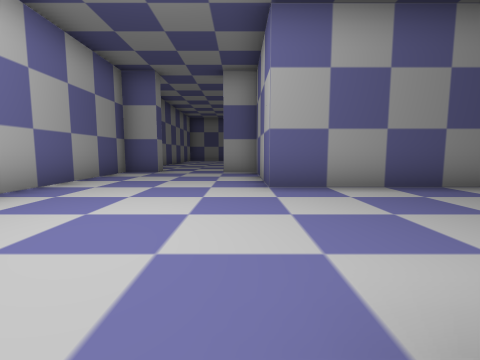
view 1 (above)

18 first-person views from a walk through a level from a Godot 3-D game. The camera is 1.2 m above the floor, tilts 6° down and sees 85° across. The floor is counted in squares, 2 m on a side. Each view is taken from the middle of a square. On the plan, view 1 faces up. The plan holds only what a view shows up to about 9 squares ahead; the rest is blank. Characters and animated objects are left out.

view 2
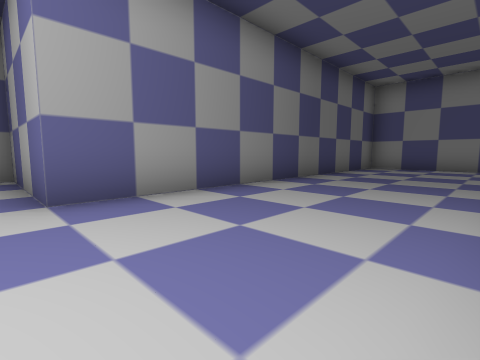

view 3
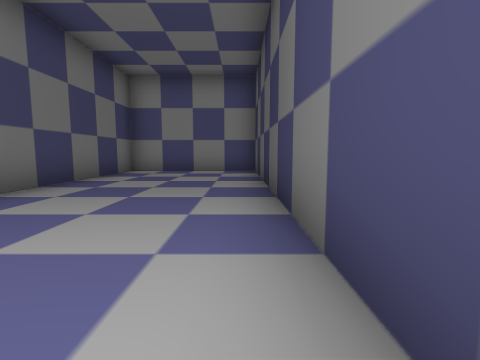

view 4
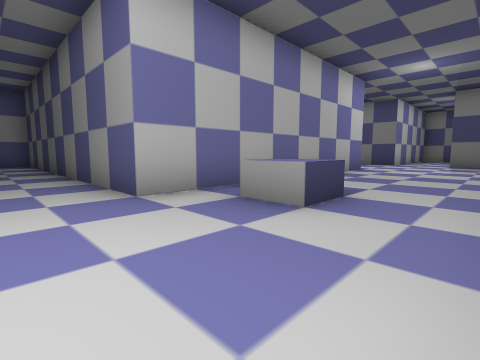

view 5
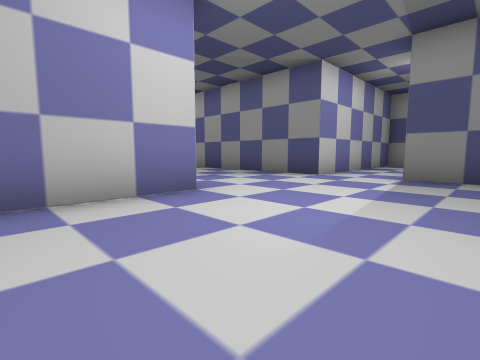

view 6
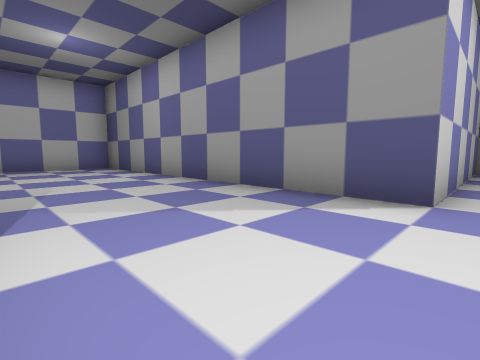

view 7
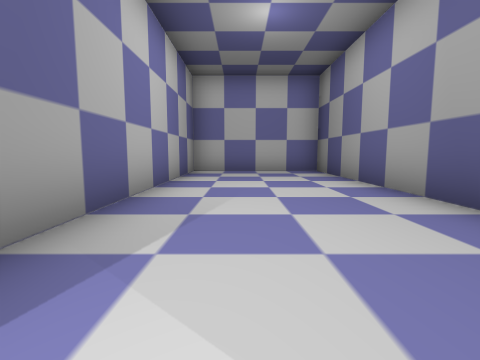

view 8
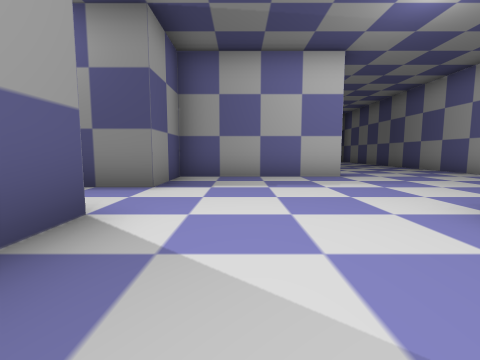

view 9
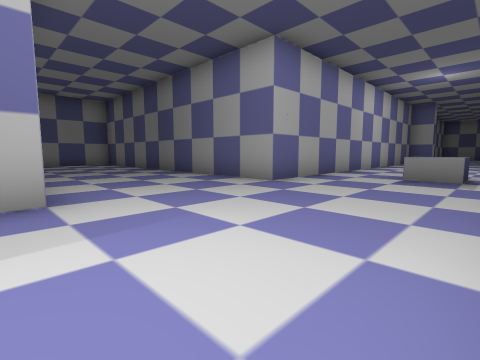

view 10
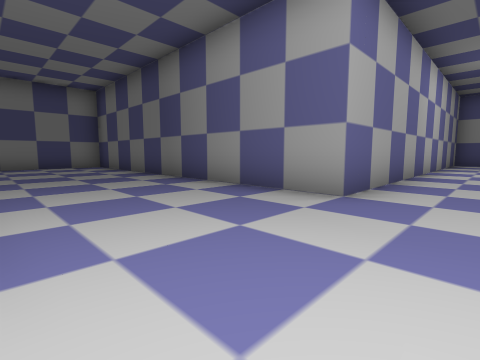

view 11
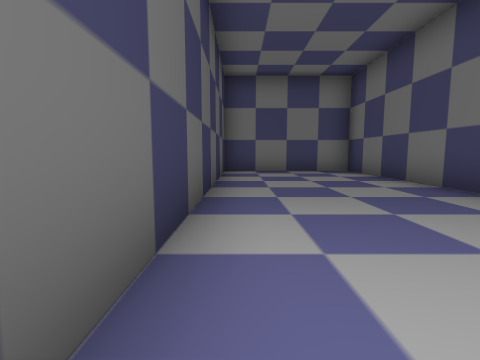

view 12
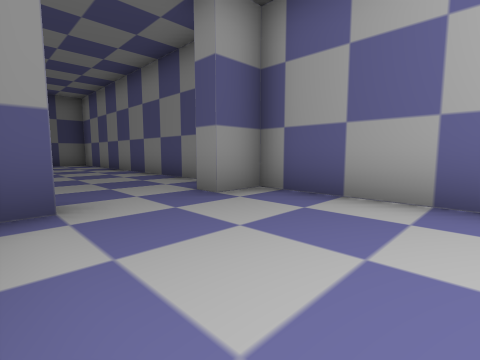

view 13
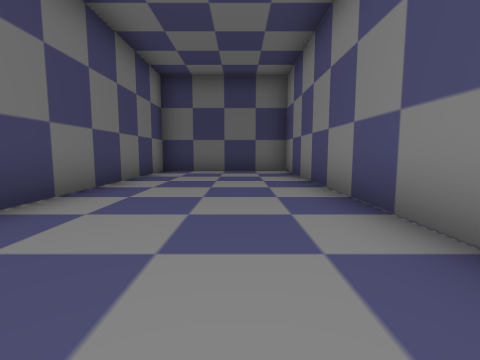

view 14
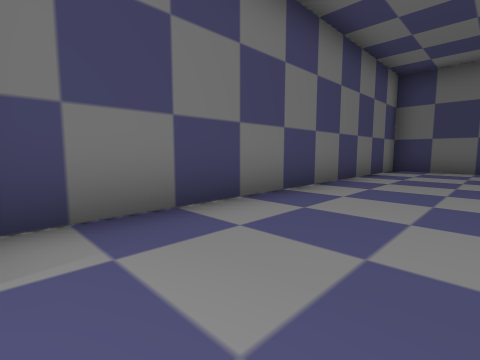

view 15
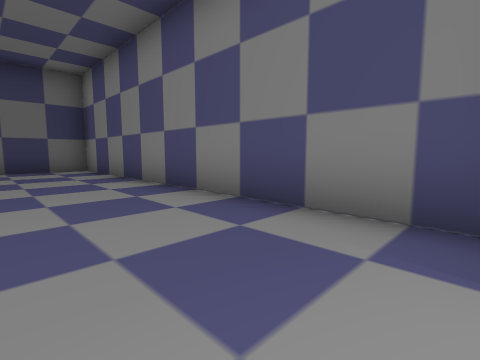

view 16
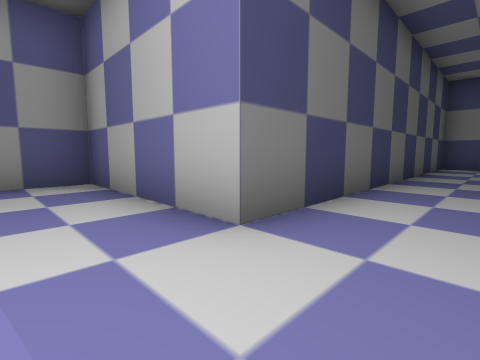

view 17
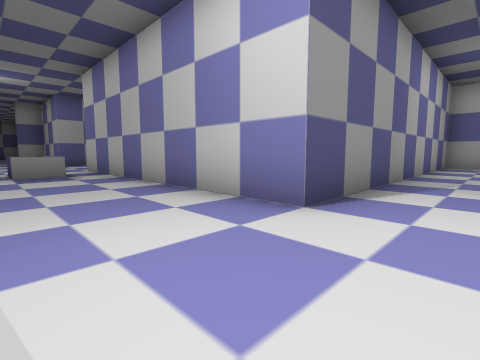

view 18
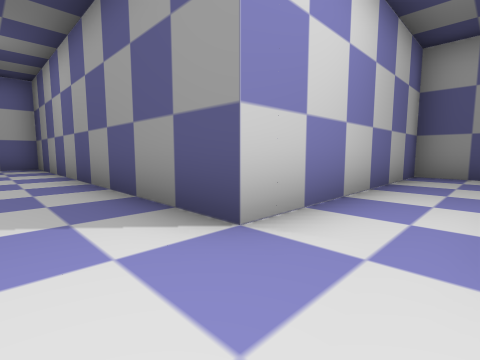

### Floor plan
Ten units are one square. View 1 is at (0, 0); x grows to the right and y downward. Boxes are objects, and circles mark ways between rooms. Rooms are numbered by the first view taken in them; rooms with no view inside come last. Other rooms are left out.
<svg viewBox="-140 -190 250 330">
<path fill="none" stroke="#000" d="M5 135 5 115 105 115 105 75 5 75 5 -5 105 -5 105 -45 5 -45 5 -80 -5 -80 -5 -85M-25 -85 -25 -80 -35 -80 -35 35 -135 35 -135 75 -35 75 -35 115 -15 115 -15 128M-5 15 -15 15 -15 5 -5 5 -5 15M5 -90 5 -185 -35 -185 -35 -90"/>
<circle cx="-15" cy="-80" r="3" fill="#2a7"/>
<text x="0" y="30">1</text>
<text x="-20" y="-140">2</text>
</svg>
Room 1 opens to room 2.

Where each view was taken, in squares from view 1:
view 1: 0 up, 0 right, facing up
view 2: 1 up, 0 right, facing up-right
view 3: 1 up, 2 right, facing right
view 4: 2 up, 3 left, facing down-right
view 5: 5 down, 3 left, facing down-right
view 6: 8 down, 0 right, facing down-right
view 7: 9 down, 2 right, facing right
view 8: 10 down, 3 right, facing left
view 9: 8 down, 0 right, facing up-left
view 10: 7 down, 2 left, facing up-left
view 11: 7 down, 5 left, facing left
view 12: 5 up, 3 left, facing up-right
view 13: 10 up, 1 left, facing up
view 14: 9 up, 1 left, facing up-left
view 15: 9 up, 2 left, facing up-right
view 16: 6 down, 2 left, facing down-left
view 17: 9 down, 2 left, facing up-right
view 18: 10 down, 1 left, facing down-right
